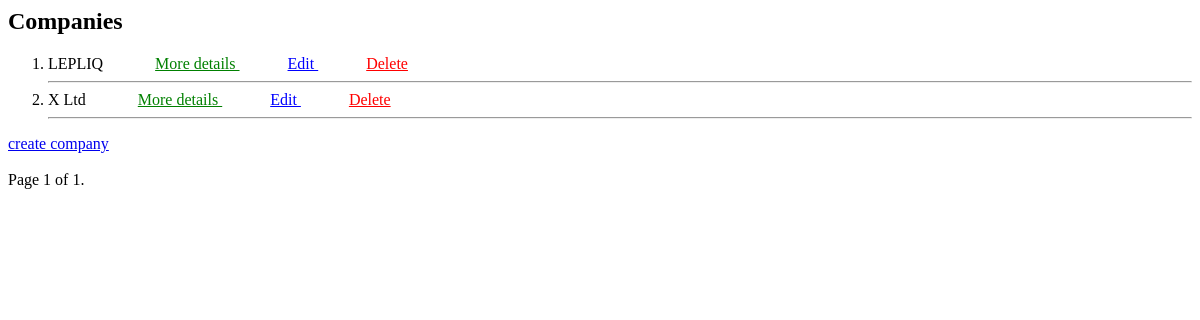
The app's page /companies/, older data.
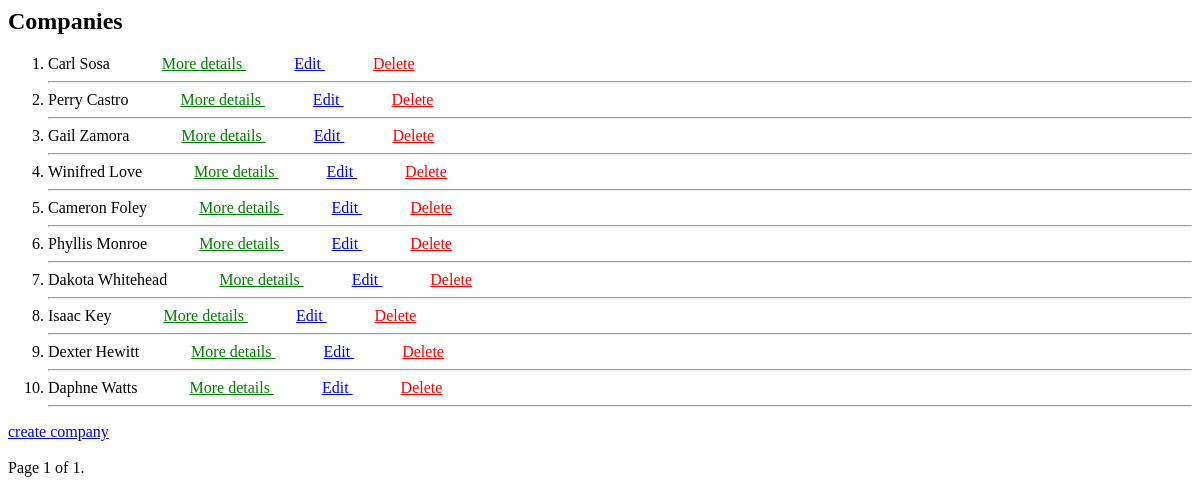
The same page, newer data.
### Tachnical_asset_manage/models.py (models this page shows, shortened)
class Company(models.Model):
    name = models.CharField(max_length=50)
    description = models.TextField()

### Tachnical_asset_manage/views.py (the view)
# urls.py: path('companies/', CompanyListView.as_view(), name='company_list'),
class CompanyListView(BaseCompnayView, ListView):
    context_object_name = 'companies'
    template_name='company_list.html'
    paginate_by = 10

### Tachnical_asset_manage/templates/company_list.html (shortened to what this page needs)
{% block content %}
  <h2>Companies</h2>
  <ol>
    {% for company in companies %}
      <li>
        {{ company.name }}
        <a style="margin-left: 3rem; color: green;" href="{% url 'company_details' company.pk %}">
          More details
        </a>
        <a style="margin-left: 3rem; color: blue;" href="{% url 'company_update' company.pk %}">
          Edit
        </a>
        <a style="margin-left: 3rem; color: red;" href="{% url 'company_delete' company.pk %}">
          Delete
        </a>
      </li>
      <hr>
    {% endfor %}
  </ol>
  <div>
    <a href="{% url 'company_create' %}"> create company</a>
  </div>
  <div class="pagination">
    <span class="step-links">
        <span class="current">
            Page {{ page_obj.number }} of {{ page_obj.paginator.num_pages }}.
        </span>
    </span>
</div>
{% endblock %}

Row changes from the older to the newer data that the page shows:
removed Company: name "LEPLIQ"
removed Company: name "X Ltd"
added Company: name "Carl Sosa"
added Company: name "Perry Castro"
added Company: name "Gail Zamora"
added Company: name "Winifred Love"
added Company: name "Cameron Foley"
added Company: name "Phyllis Monroe"
added Company: name "Dakota Whitehead"
added Company: name "Isaac Key"
added Company: name "Dexter Hewitt"
added Company: name "Daphne Watts"
